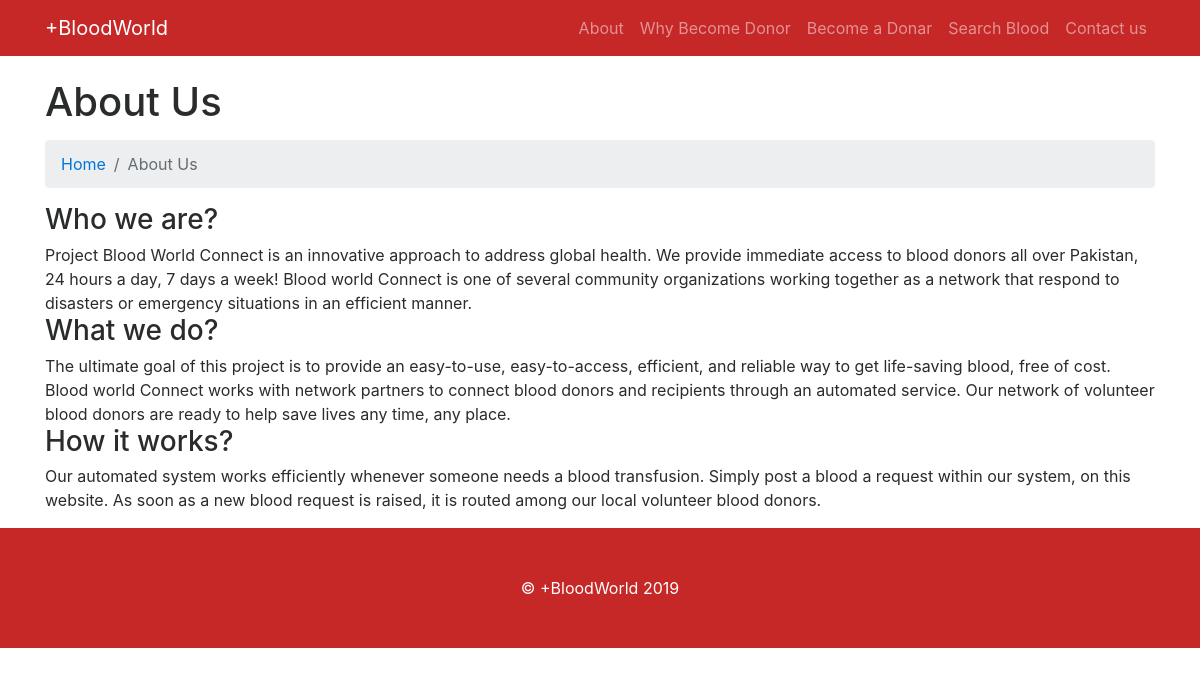
Screenshot of /page.php?type=aboutus with the database file from the repository.
### tables this page shows
CREATE TABLE `tblpages` (
  `id` int(11) NOT NULL,
  `PageName` varchar(255) DEFAULT NULL,
  `type` varchar(255) NOT NULL DEFAULT '',
  `detail` longtext NOT NULL
);

### page.php (the view, shortened to what this page needs)
<?php
include('includes/config.php');
?>
<!DOCTYPE html>
<html lang="en">
<head>
    <link href="vendor/bootstrap/css/bootstrap.min.css" rel="stylesheet">
    <link href="vendor/font-awesome/css/font-awesome.min.css" rel="stylesheet" type="text/css">
    <link href="css/modern-business.css" rel="stylesheet">
</head>
<body>
<?php include('includes/header.php');?>
    <div class="container">
                    <?php
$pagetype=$_GET['type'];
$sql = "SELECT type,detail,PageName from tblpages where type=:pagetype";
$query = $dbh -> prepare($sql);
$query->bindParam(':pagetype',$pagetype,PDO::PARAM_STR);
$query->execute();
$results=$query->fetchAll(PDO::FETCH_OBJ);
if($query->rowCount() > 0)
{
foreach($results as $result)
{ ?>
        <h1 class="mt-4 mb-3"><?php   echo htmlentities($result->PageName); ?> </h1>
        <ol class="breadcrumb">
            <li class="breadcrumb-item">
                <a href="index.php">Home</a>
            </li>
            <li class="breadcrumb-item active"><?php   echo htmlentities($result->PageName); ?></li>
        </ol>
        <p><?php  echo $result->detail; ?> </p>
    </div>
    <?php } } ?>
   <?php include('includes/footer.php');?>
</body>
</html>

### css/modern-business.css (style rules this page uses)
body { padding-top: 54px; }
@media (min-width: 992px) { body { padding-top: 56px; } }

### rows the page displays
tblpages: PageName "About Us", detail "Who we are? Project Blood World Connect is an innovative approach to address global health. We provide immediate access to blood donors all over Pakistan, 24 hours a day, 7 days a week! Blood world Connect is one of several community organizations working together as a network that respond to disasters or emergency situations in an efficient manner. What we do? The ultimate goal of this project is to provide an easy-to-use, easy-to-access, efficient, and reliable way to get life-saving blood, free of cost. Blood world Connect works with network partners to connect blood donors and recipients through an automated service. Our network of volunteer blood donors are ready to help save lives any…"
